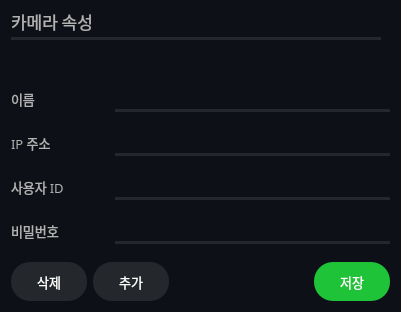
              <widget class="QWidget" name="camera_info_widget" native="true">
               <property name="sizePolicy">
                <sizepolicy hsizetype="Fixed" vsizetype="Fixed">
                 <horstretch>0</horstretch>
                 <verstretch>0</verstretch>
                </sizepolicy>
               </property>
               <property name="minimumSize">
                <size>
                 <width>373</width>
                 <height>312</height>
                </size>
               </property>
               <property name="maximumSize">
                <size>
                 <width>401</width>
                 <height>312</height>
                </size>
               </property>
               <property name="styleSheet">
                <string notr="true">background-color: rgb(13, 16, 23);
border-radius: 20px;
color: rgb(255, 255, 255);</string>
               </property>
               <layout class="QVBoxLayout" name="verticalLayout_24">
                <item>
                 <layout class="QVBoxLayout" name="verticalLayout_6">
                  <item>
                   <layout class="QVBoxLayout" name="verticalLayout_5">
                    <item>
                     <layout class="QHBoxLayout" name="horizontalLayout_3">
                      <item>
                       <widget class="QLabel" name="camera_info_title">
                        <property name="minimumSize">
                         <size>
                          <width>95</width>
                          <height>20</height>
                         </size>
                        </property>
                        <property name="maximumSize">
                         <size>
                          <width>95</width>
                          <height>20</height>
                         </size>
                        </property>
                        <property name="font">
                         <font>
                          <family>Sans</family>
                          <pointsize>13</pointsize>
                         </font>
                        </property>
                        <property name="styleSheet">
                         <string notr="true">color: rgb(179,179,179);
background-color: rgba(191, 64, 64, 0);</string>
                        </property>
                        <property name="text">
                         <string>카메라 속성</string>
                        </property>
                       </widget>
                      </item>
                      <item>
                       <spacer name="horizontalSpacer_3">
                        <property name="orientation">
                         <enum>Qt::Orientation::Horizontal</enum>
                        </property>
                        <property name="sizeHint" stdset="0">
                         <size>
                          <width>40</width>
                          <height>20</height>
                         </size>
                        </property>
                       </spacer>
                      </item>
                     </layout>
                    </item>
                    <item>
                     <widget class="Line" name="camera_info_title_line">
                      <property name="minimumSize">
                       <size>
                        <width>370</width>
                        <height>3</height>
                       </size>
                      </property>
                      <property name="maximumSize">
                       <size>
                        <width>327</width>
                        <height>3</height>
                       </size>
                      </property>
                      <property name="font">
                       <font>
                        <family>Sans</family>
                        <pointsize>5</pointsize>
                        <strikeout>false</strikeout>
                       </font>
                      </property>
                      <property name="contextMenuPolicy">
                       <enum>Qt::ContextMenuPolicy::NoContextMenu</enum>
                      </property>
                      <property name="autoFillBackground">
                       <bool>false</bool>
                      </property>
                      <property name="styleSheet">
                       <string notr="true">background-color: rgb(36, 39, 44)</string>
                      </property>
                      <property name="orientation">
                       <enum>Qt::Orientation::Horizontal</enum>
                      </property>
                     </widget>
                    </item>
                   </layout>
                  </item>
                  <item>
                   <spacer name="verticalSpacer_3">
                    <property name="orientation">
                     <enum>Qt::Orientation::Vertical</enum>
                    </property>
                    <property name="sizeType">
                     <enum>QSizePolicy::Policy::Fixed</enum>
                    </property>
                    <property name="sizeHint" stdset="0">
                     <size>
                      <width>20</width>
                      <height>40</height>
                     </size>
                    </property>
                   </spacer>
                  </item>
                  <item>
                   <layout class="QHBoxLayout" name="horizontalLayout_4">
                    <item>
                     <widget class="QLabel" name="camera_name">
                      <property name="minimumSize">
                       <size>
                        <width>29</width>
                        <height>22</height>
                       </size>
                      </property>
                      <property name="maximumSize">
                       <size>
                        <width>29</width>
                        <height>22</height>
                       </size>
                      </property>
                      <property name="font">
                       <font>
                        <family>Sans</family>
                        <pointsize>10</pointsize>
                        <bold>false</bold>
                       </font>
                      </property>
                      <property name="styleSheet">
                       <string notr="true">color: rgb(179,179,179);
background-color: rgba(255, 255, 255, 0);</string>
                      </property>
                      <property name="text">
                       <string>이름</string>
                      </property>
                      <property name="alignment">
                       <set>Qt::AlignmentFlag::AlignLeading|Qt::AlignmentFlag::AlignLeft|Qt::AlignmentFlag::AlignVCenter</set>
                      </property>
                     </widget>
                    </item>
                    <item>
                     <spacer name="horizontalSpacer_4">
                      <property name="orientation">
                       <enum>Qt::Orientation::Horizontal</enum>
                      </property>
                      <property name="sizeHint" stdset="0">
                       <size>
                        <width>40</width>
                        <height>20</height>
                       </size>
                      </property>
                     </spacer>
                    </item>
                    <item>
                     <layout class="QVBoxLayout" name="verticalLayout_7">
                      <item>
                       <widget class="QLineEdit" name="camera_info_name_input">
                        <property name="minimumSize">
                         <size>
                          <width>275</width>
                          <height>17</height>
                         </size>
                        </property>
                        <property name="maximumSize">
                         <size>
                          <width>275</width>
                          <height>17</height>
                         </size>
                        </property>
                        <property name="font">
                         <font>
                          <family>Sans</family>
                          <pointsize>10</pointsize>
                          <bold>false</bold>
                         </font>
                        </property>
                        <property name="focusPolicy">
                         <enum>Qt::FocusPolicy::StrongFocus</enum>
                        </property>
                        <property name="styleSheet">
                         <string notr="true">qproperty-frame: false;
font-size:10pt;
color: rgb(255, 255, 255);
background-color: rgba(255, 255, 255, 0);</string>
                        </property>
                        <property name="text">
                         <string/>
                        </property>
                       </widget>
                      </item>
                      <item>
                       <widget class="Line" name="camera_info_name_line">
                        <property name="minimumSize">
                         <size>
                          <width>275</width>
                          <height>3</height>
                         </size>
                        </property>
                        <property name="maximumSize">
                         <size>
                          <width>275</width>
                          <height>3</height>
                         </size>
                        </property>
                        <property name="font">
                         <font>
                          <family>Sans</family>
                          <pointsize>5</pointsize>
                          <strikeout>false</strikeout>
                         </font>
                        </property>
                        <property name="contextMenuPolicy">
                         <enum>Qt::ContextMenuPolicy::NoContextMenu</enum>
                        </property>
                        <property name="autoFillBackground">
                         <bool>false</bool>
                        </property>
                        <property name="styleSheet">
                         <string notr="true">background-color: rgb(36, 39, 44)</string>
                        </property>
                        <property name="orientation">
                         <enum>Qt::Orientation::Horizontal</enum>
                        </property>
                       </widget>
                      </item>
                     </layout>
                    </item>
                   </layout>
                  </item>
                  <item>
                   <spacer name="verticalSpacer_11">
                    <property name="orientation">
                     <enum>Qt::Orientation::Vertical</enum>
                    </property>
                    <property name="sizeHint" stdset="0">
                     <size>
                      <width>20</width>
                      <height>40</height>
                     </size>
                    </property>
                   </spacer>
                  </item>
                  <item>
                   <layout class="QHBoxLayout" name="horizontalLayout_5">
                    <item>
                     <widget class="QLabel" name="camera_ip">
                      <property name="minimumSize">
                       <size>
                        <width>47</width>
                        <height>22</height>
                       </size>
                      </property>
                      <property name="maximumSize">
                       <size>
                        <width>47</width>
                        <height>22</height>
                       </size>
                      </property>
                      <property name="font">
                       <font>
                        <family>Sans</family>
                        <pointsize>10</pointsize>
                        <bold>false</bold>
                       </font>
                      </property>
                      <property name="styleSheet">
                       <string notr="true">color: rgb(179,179,179);
background-color: rgba(0, 0, 0, 0);</string>
                      </property>
                      <property name="text">
                       <string>IP 주소</string>
                      </property>
                     </widget>
                    </item>
                    <item>
                     <spacer name="horizontalSpacer_9">
                      <property name="orientation">
                       <enum>Qt::Orientation::Horizontal</enum>
                      </property>
                      <property name="sizeHint" stdset="0">
                       <size>
                        <width>40</width>
                        <height>20</height>
                       </size>
                      </property>
                     </spacer>
                    </item>
                    <item>
                     <layout class="QVBoxLayout" name="verticalLayout_8">
                      <item>
                       <widget class="QLineEdit" name="camera_info_ip_input">
                        <property name="minimumSize">
                         <size>
                          <width>275</width>
                          <height>17</height>
                         </size>
                        </property>
                        <property name="maximumSize">
                         <size>
                          <width>275</width>
                          <height>17</height>
                         </size>
                        </property>
                        <property name="font">
                         <font>
                          <family>Sans</family>
                          <pointsize>10</pointsize>
                          <bold>false</bold>
                         </font>
                        </property>
                        <property name="styleSheet">
                         <string notr="true">qproperty-frame: false;
font-size:10pt;
color: rgb(255, 255, 255);
background-color: rgba(255, 255, 255, 0);</string>
                        </property>
                        <property name="text">
                         <string/>
                        </property>
                       </widget>
                      </item>
                      <item>
                       <widget class="Line" name="camera_info_ip_line">
                        <property name="minimumSize">
                         <size>
                          <width>275</width>
                          <height>3</height>
                         </size>
                        </property>
                        <property name="maximumSize">
                         <size>
                          <width>275</width>
                          <height>3</height>
                         </size>
                        </property>
                        <property name="font">
                         <font>
                          <family>Sans</family>
                          <pointsize>5</pointsize>
                          <strikeout>false</strikeout>
                         </font>
                        </property>
                        <property name="contextMenuPolicy">
                         <enum>Qt::ContextMenuPolicy::NoContextMenu</enum>
                        </property>
                        <property name="autoFillBackground">
                         <bool>false</bool>
                        </property>
                        <property name="styleSheet">
                         <string notr="true">background-color: rgb(36, 39, 44)</string>
                        </property>
                        <property name="orientation">
                         <enum>Qt::Orientation::Horizontal</enum>
                        </property>
                       </widget>
                      </item>
                     </layout>
                    </item>
                   </layout>
                  </item>
                  <item>
                   <spacer name="verticalSpacer_10">
                    <property name="orientation">
                     <enum>Qt::Orientation::Vertical</enum>
                    </property>
                    <property name="sizeHint" stdset="0">
                     <size>
                      <width>20</width>
                      <height>40</height>
                     </size>
                    </property>
                   </spacer>
                  </item>
                  <item>
                   <layout class="QHBoxLayout" name="horizontalLayout_6">
                    <item>
                     <widget class="QLabel" name="camera_id">
                      <property name="minimumSize">
                       <size>
                        <width>63</width>
                        <height>22</height>
                       </size>
                      </property>
                      <property name="maximumSize">
                       <size>
                        <width>63</width>
                        <height>22</height>
                       </size>
                      </property>
                      <property name="font">
                       <font>
                        <family>Sans</family>
                        <pointsize>10</pointsize>
                        <bold>false</bold>
                       </font>
                      </property>
                      <property name="styleSheet">
                       <string notr="true">color: rgb(179,179,179);
background-color: rgba(0, 0, 0, 0);</string>
                      </property>
                      <property name="text">
                       <string>사용자 ID</string>
                      </property>
                     </widget>
                    </item>
                    <item>
                     <spacer name="horizontalSpacer_10">
                      <property name="orientation">
                       <enum>Qt::Orientation::Horizontal</enum>
                      </property>
                      <property name="sizeHint" stdset="0">
                       <size>
                        <width>40</width>
                        <height>20</height>
                       </size>
                      </property>
                     </spacer>
                    </item>
                    <item>
                     <layout class="QVBoxLayout" name="verticalLayout_23">
                      <item>
                       <widget class="QLineEdit" name="camera_info_id_input">
                        <property name="minimumSize">
                         <size>
                          <width>275</width>
                          <height>17</height>
                         </size>
                        </property>
                        <property name="maximumSize">
                         <size>
                          <width>275</width>
                          <height>17</height>
                         </size>
                        </property>
                        <property name="font">
                         <font>
                          <family>Sans</family>
                          <pointsize>10</pointsize>
                          <bold>false</bold>
                         </font>
                        </property>
                        <property name="styleSheet">
                         <string notr="true">qproperty-frame: false;
font-size:10pt;
color: rgb(255, 255, 255);
background-color: rgba(255, 255, 255, 0);</string>
                        </property>
                        <property name="text">
                         <string/>
                        </property>
                       </widget>
                      </item>
                      <item>
                       <widget class="Line" name="camera_info_id_line">
                        <property name="minimumSize">
                         <size>
                          <width>275</width>
                          <height>3</height>
                         </size>
                        </property>
                        <property name="maximumSize">
                         <size>
                          <width>275</width>
                          <height>3</height>
                         </size>
                        </property>
                        <property name="font">
                         <font>
                          <family>Sans</family>
                          <pointsize>5</pointsize>
                          <strikeout>false</strikeout>
                         </font>
                        </property>
                        <property name="contextMenuPolicy">
                         <enum>Qt::ContextMenuPolicy::NoContextMenu</enum>
                        </property>
                        <property name="autoFillBackground">
                         <bool>false</bool>
                        </property>
                        <property name="styleSheet">
                         <string notr="true">background-color: rgb(36, 39, 44)</string>
                        </property>
                        <property name="orientation">
                         <enum>Qt::Orientation::Horizontal</enum>
                        </property>
                       </widget>
                      </item>
                     </layout>
                    </item>
                   </layout>
                  </item>
                  <item>
                   <spacer name="verticalSpacer_9">
                    <property name="orientation">
                     <enum>Qt::Orientation::Vertical</enum>
                    </property>
                    <property name="sizeHint" stdset="0">
                     <size>
                      <width>20</width>
                      <height>40</height>
                     </size>
                    </property>
                   </spacer>
                  </item>
                  <item>
                   <layout class="QHBoxLayout" name="horizontalLayout_7">
                    <item>
                     <widget class="QLabel" name="camera_pw">
                      <property name="minimumSize">
                       <size>
                        <width>57</width>
                        <height>22</height>
                       </size>
                      </property>
                      <property name="maximumSize">
                       <size>
                        <width>57</width>
                        <height>22</height>
                       </size>
                      </property>
                      <property name="font">
                       <font>
                        <family>Sans</family>
                        <pointsize>10</pointsize>
                        <bold>false</bold>
                       </font>
                      </property>
                      <property name="styleSheet">
                       <string notr="true">color: rgb(179,179,179);
background-color: rgba(0, 0, 0, 0);</string>
                      </property>
                      <property name="text">
                       <string>비밀번호</string>
                      </property>
                     </widget>
                    </item>
                    <item>
                     <spacer name="horizontalSpacer_11">
                      <property name="orientation">
                       <enum>Qt::Orientation::Horizontal</enum>
                      </property>
                      <property name="sizeHint" stdset="0">
                       <size>
                        <width>40</width>
                        <height>20</height>
                       </size>
                      </property>
                     </spacer>
                    </item>
                    <item>
                     <layout class="QVBoxLayout" name="verticalLayout_34">
                      <item>
                       <widget class="QLineEdit" name="camera_info_pw_input">
                        <property name="sizePolicy">
                         <sizepolicy hsizetype="Fixed" vsizetype="Fixed">
                          <horstretch>0</horstretch>
                          <verstretch>0</verstretch>
                         </sizepolicy>
                        </property>
                        <property name="minimumSize">
                         <size>
                          <width>275</width>
                          <height>17</height>
                         </size>
                        </property>
                        <property name="maximumSize">
                         <size>
                          <width>275</width>
                          <height>17</height>
                         </size>
                        </property>
                        <property name="font">
                         <font>
                          <family>Sans</family>
                          <pointsize>10</pointsize>
                          <bold>false</bold>
                         </font>
                        </property>
                        <property name="styleSheet">
                         <string notr="true">qproperty-frame: false;
font-size:10pt;
color: rgb(255, 255, 255);
background-color: rgba(255, 255, 255, 0);</string>
                        </property>
                        <property name="text">
                         <string/>
                        </property>
                       </widget>
                      </item>
                      <item>
                       <widget class="Line" name="camera_info_pw_line">
                        <property name="minimumSize">
                         <size>
                          <width>275</width>
                          <height>3</height>
                         </size>
                        </property>
                        <property name="maximumSize">
                         <size>
                          <width>275</width>
                          <height>3</height>
                         </size>
                        </property>
                        <property name="font">
                         <font>
                          <family>Sans</family>
                          <pointsize>5</pointsize>
                          <strikeout>false</strikeout>
                         </font>
                        </property>
                        <property name="contextMenuPolicy">
                         <enum>Qt::ContextMenuPolicy::NoContextMenu</enum>
                        </property>
                        <property name="autoFillBackground">
                         <bool>false</bool>
                        </property>
                        <property name="styleSheet">
                         <string notr="true">background-color: rgb(36, 39, 44)</string>
                        </property>
                        <property name="orientation">
                         <enum>Qt::Orientation::Horizontal</enum>
                        </property>
                       </widget>
                      </item>
                     </layout>
                    </item>
                   </layout>
                  </item>
                  <item>
                   <spacer name="verticalSpacer_4">
                    <property name="orientation">
                     <enum>Qt::Orientation::Vertical</enum>
                    </property>
                    <property name="sizeHint" stdset="0">
                     <size>
                      <width>20</width>
                      <height>40</height>
                     </size>
                    </property>
                   </spacer>
                  </item>
                  <item>
                   <layout class="QHBoxLayout" name="horizontalLayout_8">
                    <item>
                     <widget class="QPushButton" name="camera_remove_bn">
                      <property name="sizePolicy">
                       <sizepolicy hsizetype="Expanding" vsizetype="Preferred">
                        <horstretch>0</horstretch>
                        <verstretch>0</verstretch>
                       </sizepolicy>
                      </property>
                      <property name="minimumSize">
                       <size>
                        <width>76</width>
                        <height>39</height>
                       </size>
                      </property>
                      <property name="maximumSize">
                       <size>
                        <width>76</width>
                        <height>39</height>
                       </size>
                      </property>
                      <property name="font">
                       <font>
                        <family>Sans</family>
                        <pointsize>10</pointsize>
                       </font>
                      </property>
                      <property name="cursor">
                       <cursorShape>PointingHandCursor</cursorShape>
                      </property>
                      <property name="styleSheet">
                       <string notr="true">background-color: rgb(36, 39, 44);
color: rgb(255, 255, 255);
border-radius: 19px;
</string>
                      </property>
                      <property name="text">
                       <string>삭제</string>
                      </property>
                     </widget>
                    </item>
                    <item>
                     <widget class="QPushButton" name="camera_add_bn">
                      <property name="sizePolicy">
                       <sizepolicy hsizetype="Expanding" vsizetype="Preferred">
                        <horstretch>0</horstretch>
                        <verstretch>0</verstretch>
                       </sizepolicy>
                      </property>
                      <property name="minimumSize">
                       <size>
                        <width>76</width>
                        <height>39</height>
                       </size>
                      </property>
                      <property name="maximumSize">
                       <size>
                        <width>76</width>
                        <height>39</height>
                       </size>
                      </property>
                      <property name="font">
                       <font>
                        <family>Sans</family>
                        <pointsize>10</pointsize>
                       </font>
                      </property>
                      <property name="cursor">
                       <cursorShape>PointingHandCursor</cursorShape>
                      </property>
                      <property name="styleSheet">
                       <string notr="true">background-color: rgb(36, 39, 44);
color: rgb(255, 255, 255);
border-radius: 19px;
</string>
                      </property>
                      <property name="text">
                       <string>추가</string>
                      </property>
                     </widget>
                    </item>
                    <item>
                     <spacer name="horizontalSpacer_5">
                      <property name="orientation">
                       <enum>Qt::Orientation::Horizontal</enum>
                      </property>
                      <property name="sizeHint" stdset="0">
                       <size>
                        <width>40</width>
                        <height>20</height>
                       </size>
                      </property>
                     </spacer>
                    </item>
                    <item>
                     <widget class="QPushButton" name="camera_save_bn">
                      <property name="sizePolicy">
                       <sizepolicy hsizetype="Expanding" vsizetype="Expanding">
                        <horstretch>0</horstretch>
                        <verstretch>0</verstretch>
                       </sizepolicy>
                      </property>
                      <property name="minimumSize">
                       <size>
                        <width>76</width>
                        <height>39</height>
                       </size>
                      </property>
                      <property name="maximumSize">
                       <size>
                        <width>76</width>
                        <height>39</height>
                       </size>
                      </property>
                      <property name="font">
                       <font>
                        <family>Sans</family>
                        <pointsize>10</pointsize>
                       </font>
                      </property>
                      <property name="cursor">
                       <cursorShape>PointingHandCursor</cursorShape>
                      </property>
                      <property name="styleSheet">
                       <string notr="true">
background-color: rgb(30, 195, 55);

color: rgb(255, 255, 255);
border-radius: 19px;
</string>
                      </property>
                      <property name="text">
                       <string>저장</string>
                      </property>
                     </widget>
                    </item>
                   </layout>
                  </item>
                 </layout>
                </item>
               </layout>
              </widget>
